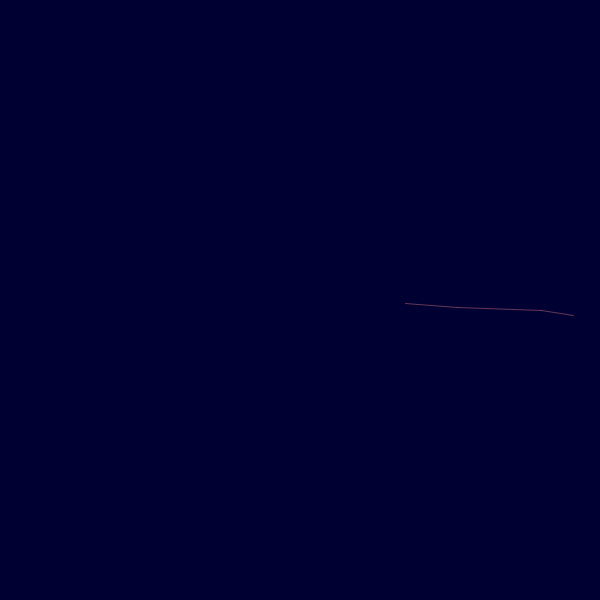
Frame 1 (no input)
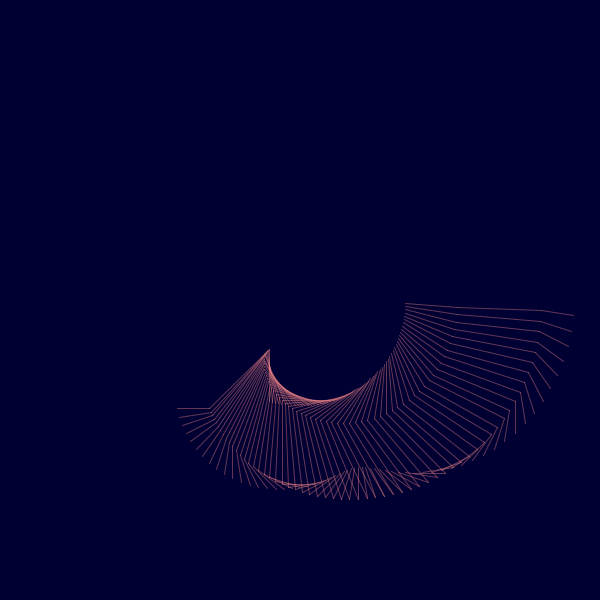
Frame 60 (the mouse pressed at the canvas centre just before this capture)
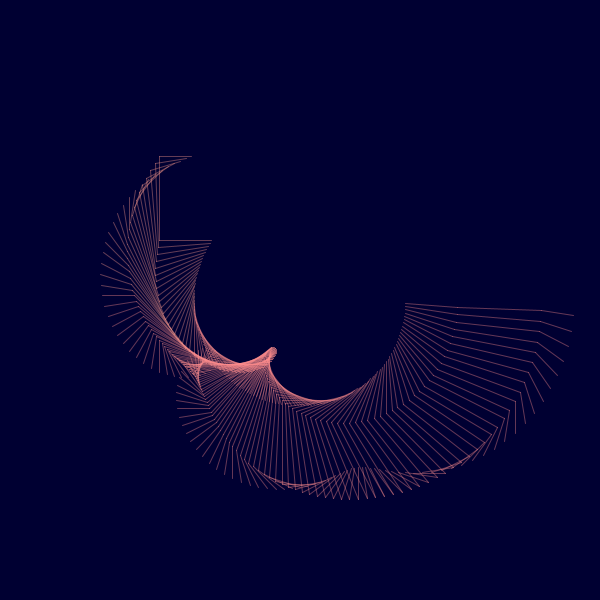
Frame 120 (the mouse held since frame 60 and released just before this capture)

The Processing sketch that drew these frames (run headless with seeded random() and noise(); from frame 60 on, the mouse is pressed at the canvas centre):

// Processing sketch: processing_159400
// ── processing_159400.pde

/**
 * SKETCH BASE PER ESERCITAZIONE 7
 * Corso di Computer Graphic 2013/14 prof. A. Belluscio
 *
 * Intervenire nelle parti contrassegnate con //++
 * seguendo le indicazioni riportate in:
 * http://www.exframes.net/cgbrera/lezioni/2013/grafica-computazionale
 */

//++ Modificare gli otto parametri seguenti

float raggio1 = 106;  // lunghezza del 1Â° segmento 
float raggio2 = 52;   // lunghezza del 2Â° segmento
float raggio3 = 84;   // lunghezza del 3Â° segmento
float raggio4 = 32;   // lunghezza del 4Â° segmento

float passoAngolo1 = PI/101;  // velocita' di rotazione del 1Â° segmento
float passoAngolo2 = PI/40;  // velocita' di rotazione del 2Â° segmento
float passoAngolo3 = PI/80;   // velocita' di rotazione del 3Â° segmento
float passoAngolo4 = PI/20;    // velocita' di rotazione del 4Â° segmento

void setup()
{
  size(600,600);
  background(0, 0, 50);
  colorMode( HSB, 360, 100, 100 );
}

void draw () 
{
  // Centro dell'area di visualizzazione
  float c0x = 300;
  float c0y = 300;
  
  // Calcola l'estremita' finale del 1Â° segmento
  float angolo1 = frameCount*passoAngolo1;
  float c1x = c0x + cos(angolo1)*raggio1;
  float c1y = c0y + sin(angolo1)*raggio1;
  
  // Calcola l'estremita' finale del 2Â° segmento
  float angolo2 = frameCount*passoAngolo2;
  float c2x = c1x + cos(angolo2)*raggio2;
  float c2y = c1y + sin(angolo2)*raggio2;
  
  // Calcola l'estremita' finale del 3Â° segmento
  float angolo3 = frameCount*passoAngolo3;
  float c3x = c2x + cos(angolo3)*raggio3;
  float c3y = c2y + sin(angolo3)*raggio3;
  
  // Calcola l'estremita' finale del 4Â° segmento
  float angolo4 = frameCount*passoAngolo4;
  float c4x = c3x + cos(angolo4)*raggio4;
  float c4y = c3y + sin(angolo4)*raggio4;
  
  //++ Calcolare le coordinate cromatiche usando i valori 
  //   presenti o ricavati da altre funzioni non randomiche
  
  //++ Impostare il colore dei tre segmenti
  //   eventualmente con colori diversi
  
  // Disegna il 2Â°, il 3Â° e il 4Â° segmento
  
  float h = (int (angolo1/PI) % 40)*8;
  stroke( h, 45, 100, 100); 
  line(c1x,c1y, c2x,c2y);
  line(c2x,c2y, c3x,c3y); 
  line(c3x,c3y, c4x,c4y);
}
